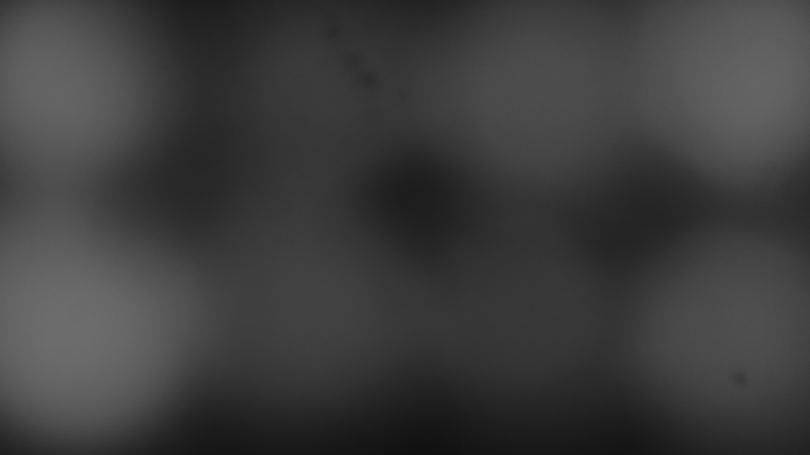
#> input picture init5.png, 810 x 455 px, given in place of the camera
$ python training_v1.py   (older library calls are emulated)
#> lines starting #> are read from the running program, lines starting #| are printed output that depends on the picture; after the words box and inside, x2 and y2 are one past the last pixel; in counts of white or black regions, pixels touching at a corner belong together
###############################
# Data acquisition for 3D soft object
# with optical waveguides sensing system
# Jose Barreiros, Alec Cornwell
# Jun, 2018
################################

import sys, cv2, argparse, time, pdb
import numpy as np


# imports for maximum filter
from scipy import ndimage as ndi
import matplotlib.pyplot as plt
from skimage.feature import peak_local_max
from skimage import data, img_as_float


def yes_or_no(question):
	while "the answer is invalid":
		reply = str(input(question+' (y/n): ')).lower().strip()
		if reply[0] == 'y':
			return True
		if reply[0] == 'n':
			return False

def getCOM(contours, index):
	# function to get center of "mass" of the target
	# takes contours as its input which are the contours of the target

	cnt = contours[index]
	M = cv2.moments(cnt)				# get moments
	cx = int(M['m10']/M['m00'])			# x center of target
	cy = int(M['m01']/M['m00'])			# y center of target
	return (cx, cy)

def preprocess(image):
	# function preprocesses the image by converting to grayscale, does
	# histograms equalization, and normalizes

	# convert to grayscale

	gray = cv2.cvtColor(image, cv2.COLOR_BGR2GRAY)
	size = gray.shape


	# Histograms Equalization
	equ = cv2.equalizeHist(gray)
	# res = np.hstack((gray,equ)) #debug

	# normalize
	norm_image = np.zeros(size)
	norm_image = cv2.normalize(equ, norm_image, alpha=0, beta=1,
							   norm_type=cv2.NORM_MINMAX, dtype=cv2.CV_32F)

	cv2.imshow("norm and equ", norm_image)
	cv2.waitKey(1)


	return (norm_image, gray, size)

def getBrightest(norm_image):
	# function gets brightest points of waveguides in the image

	# maximum filter
	im = img_as_float(norm_image)

	# image_max is the dilation of im with a 20*20 structuring element
	# It is used within peak_local_max function
	#image_max = ndi.maximum_filter(im, size=100, mode='constant')

	# Comparison between image_max and im to find the coords of local maxima

	min_dis=50
	im=cv2.copyMakeBorder(im,min_dis,min_dis,min_dis,min_dis,cv2.BORDER_CONSTANT,value=0)
	cv2.imshow("im bordered", im)
	cv2.waitKey(1)
	#pdb.set_trace()
	coordinates = peak_local_max(im, min_distance=min_dis, threshold_rel=.20)

	#for coord in coordinates:
	#	if

	#print(coordinates)


	return (coordinates, im, im.shape, min_dis)

def image_process(coordinates, image, size):
	# Creates a mask from the brightest points in the image and gets the COM of
	# the brightest points for each waveguide

	# make mask from brightest points
	new_im = np.zeros(size)

	'''cv2.imshow("new_im", new_im)
	cv2.waitKey(0)'''

	# create mask from brightest coordinates
	mask=new_im
	mask[(coordinates[:, 0], coordinates[:, 1])] = 1
	mask = np.array(mask * 255, dtype = np.uint8)		# grayscale

	#print(mask.dtype)

	# close holes in the mask
	mask = cv2.dilate(mask, None, iterations = 6)
	mask = cv2.erode(mask, None, iterations = 1)


	cv2.imshow("premask", mask)
	cv2.waitKey(1)

	# find contours of the brightest points
	contours = cv2.findContours(mask, cv2.RETR_EXTERNAL,
								cv2.CHAIN_APPROX_SIMPLE)[-2]


	#print(len(contours))

	i = 0
	index = 0
	COM=[]
	for c in contours:
		# if the contour is too small, ignore it
		cArea = cv2.contourArea(c)

		if (cArea > int(image.size/20000)):
			#print(i)

			# compute the bounding box for the contour, draw it on the frame
			# and update the text
			(x, y, w, h) = cv2.boundingRect(c)
			cv2.rectangle(image, (x, y), (x + w, y + h), (0, 255, 0), 2)
			text = str(i)
			font = cv2.FONT_HERSHEY_SIMPLEX
			cv2.putText(image,text, (x, y), font, 1, (255, 255, 255), 2)
			COM.append(getCOM(contours, index))
			#cv2.circle(image, getCOM(contours, index), 50, (255, 0, 0), 2)
			#print(COM)
			i+=1
		index+=1

	return COM

# [54 lines left out: function sortCOM, not called in this run]

def get_mask(image):
	# preprocess

	(norm_image, gray, size) = preprocess(image)

	#test_im = norm_image.copy()

#	pdb.set_trace()
	(coordinates,image,size,border_size) = getBrightest(norm_image)          # brightest waveguide pixels
	cv2.imshow("im bordered", image)
	cv2.waitKey(1)
	print(size)
    # COM of brightest pixels for each waveguide
#	pdb.set_trace()
	COM = image_process(coordinates, image, size)

	cv2.imshow("image1", image)
	cv2.waitKey(1)

	in_order = sortCOM(COM)        # sort waveguide COMs left to right by row

	#print(in_order)

	#print(norm_image.shape)

    # test to show right COM corresponds to right waveguide
	z=0
	for coord in in_order:
		cv2.circle(image, coord, 50, (255, 0, 0), 2)
		text = str(z)
		font = cv2.FONT_HERSHEY_SIMPLEX
		cv2.putText(image,text, coord, font, 1, (255, 0, 0), 2)
		z+=1

	cv2.imshow("image2", image)
	cv2.waitKey(1)

	mask = np.zeros(size, np.uint8)
	for cent in in_order:
		cv2.circle(mask, cent, 50, 255, thickness=-1)

	mask=mask[border_size:size[0]-border_size,border_size:size[1]-border_size]
	pdb.set_trace()
	mask_com=np.array(in_order)-border_size
	return mask, mask_com

# [55 lines left out: functions intensity_cent, intensity_avg, getPixels, feature_extraction, not called in this run]

print("##### Sequence for acquiring training data #####\n")
print("##### for surface press location sensing in a 3D soft object #####\n")


print("Opening Camera\n")
cap = cv2.VideoCapture(1)
time.sleep(1)
ret, frame = cap.read()
#> frame is the input picture: shape (455, 810, 3); min 16, max 110, mean 60.9

print("Origin image size: "+ str(frame.shape))
#| Origin image size: (455, 810, 3)
frame = cv2.resize(frame, (0,0), fx=0.5, fy=0.5)
#> frame: shape (228, 405, 3)
# image size

print("Re-scaled image size: "+ str(frame.shape))
#| Re-scaled image size: (228, 405, 3)

reply=yes_or_no("Do you want to find the mask?")
#> the loop in yes_or_no, `while "the answer is invalid":` made 1 pass; the answer given on pass 1: y
if reply==True:
	(mask,com_mask)=get_mask(frame)
#> in preprocess, `equ = cv2.equalizeHist(gray)`:
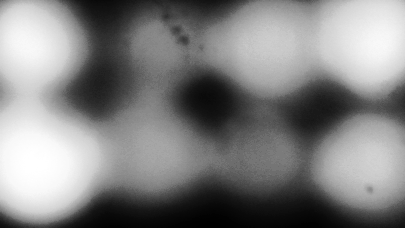
#> equ: shape (228, 405); min 0, max 255, mean 129.4
#> in get_mask, `(norm_image, gray, size) = preprocess(image)`: size = (228, 405)
#> in getBrightest, `im=cv2.copyMakeBorder(im,min_dis,min_dis,min_dis,min_dis,cv2.BORDER_CO..`:
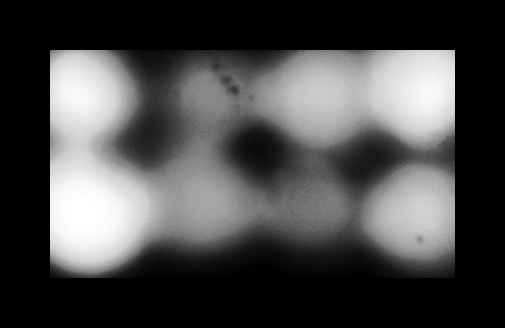
#> im: shape (328, 505) float32; min 0, max 1, mean 0.283
#> in getBrightest, `coordinates = peak_local_max(im, min_distance=min_dis, threshold_rel=...`: coordinates = [[201, 81], [85, 430], [88, 69], [207, 425], [92, 320], [195, 213], [88, 209]]
#> in get_mask, `(coordinates,image,size,border_size) = getBrightest(norm_image)`: size = (328, 505); border_size = 50
#| (328, 505)
#> in image_process, `cv2.imshow("premask", mask)`:
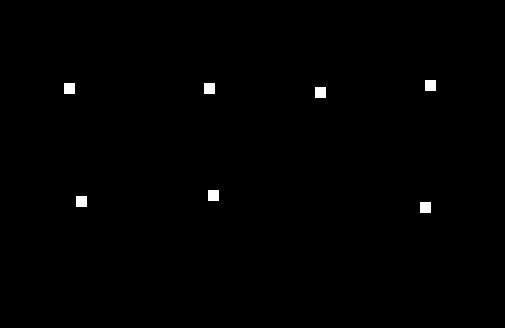
#> window 'premask': shape (328, 505); 0.51% white; 7 white regions, largest, box (x1, y1, x2, y2) and area: (425, 80, 436, 91) 121, (64, 83, 75, 94) 121, (204, 83, 215, 94) 121
#> after the loop in image_process, `for c in contours:`:
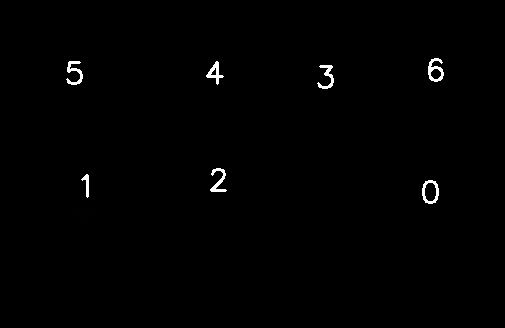
#> image: shape (328, 505) float32; 1.12% of pixels changed, all inside (x1, y1, x2, y2) = (63, 58, 444, 215)
#> after the loop in image_process, `for c in contours:`: COM = [(425, 207), (81, 201), (213, 195), (320, 92), (209, 88), (69, 88), (430, 85)]; i = 7
#> in get_mask, `cv2.imshow("image1", image)`:
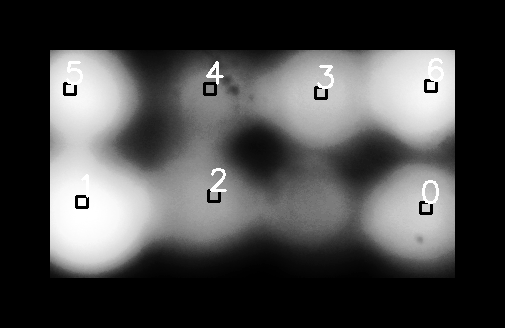
#> window 'image1': shape (328, 505); min 0, max 255, mean 71.6
#> (the run stopped early here; a loop or call above may not have finished)
